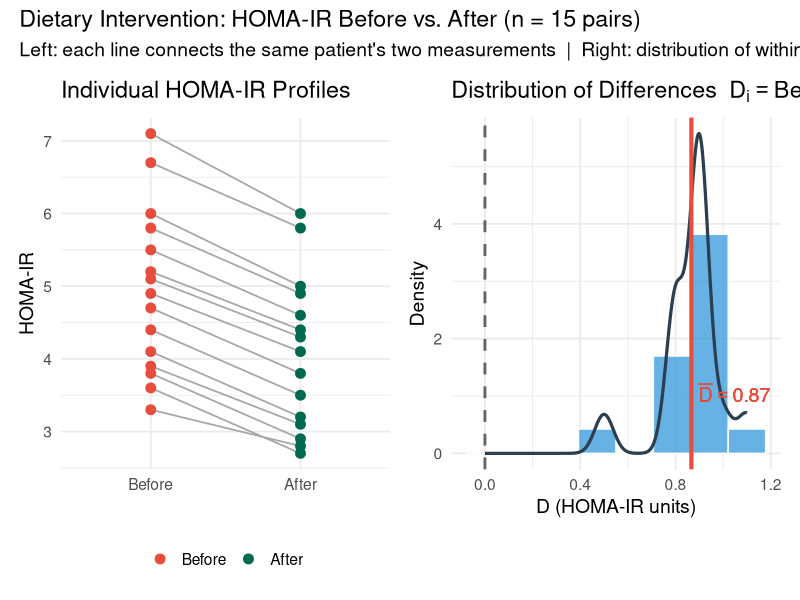
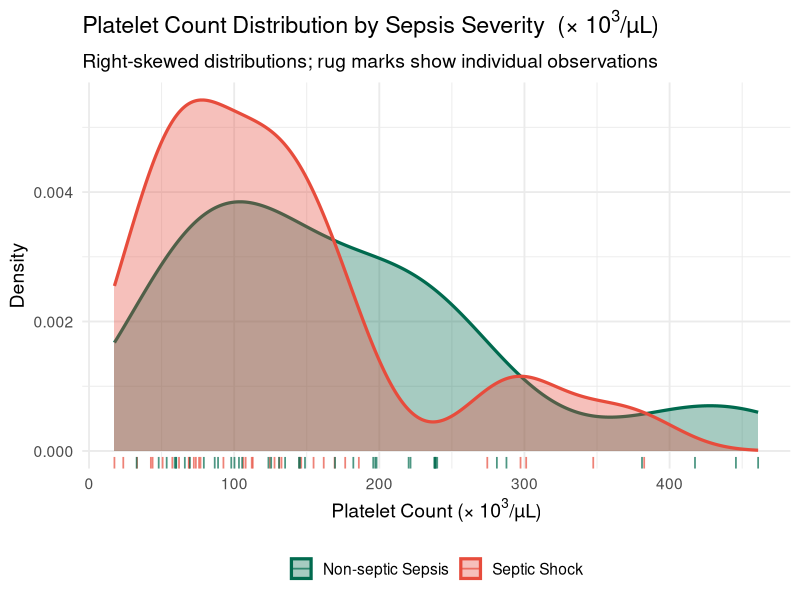
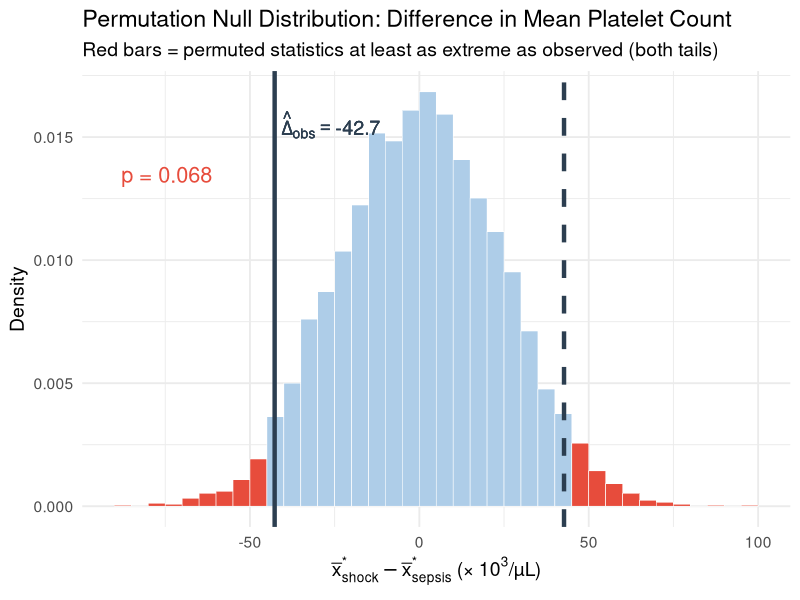

Here is the R script that generated these plots, in order:
## ---- chunk 1
#| label: "setup"
#| include: false
knitr::opts_chunk$set(echo = TRUE, warning = FALSE, message = FALSE)
library(tidyverse)
library(broom)
library(patchwork)
set.seed(551)
theme_set(theme_minimal(base_size = 14))
## ---- chunk 2
n1 <- 22; xbar1 <- 412.8; s1 <- 68.4  # COPD
n2 <- 25; xbar2 <- 356.2; s2 <- 41.7  # Controls

# Welch-Satterthwaite
v1 <- s1^2 / n1
v2 <- s2^2 / n2

nu_hat <- (v1 + v2)^2 / (v1^2 / (n1 - 1) + v2^2 / (n2 - 1))
cat(sprintf("v1 = s1^2/n1 = %.4f\n", v1))
cat(sprintf("v2 = s2^2/n2 = %.4f\n", v2))
cat(sprintf("Numerator:   (v1 + v2)^2 = %.4f\n", (v1 + v2)^2))
cat(sprintf("Denominator: %.4f\n", v1^2/(n1-1) + v2^2/(n2-1)))
cat(sprintf("nu_hat = %.2f  -->  round down to %d\n", nu_hat, floor(nu_hat)))
## ---- chunk 3
SE_diff <- sqrt(s1^2/n1 + s2^2/n2)
t_obs   <- (xbar1 - xbar2) / SE_diff
p_one   <- pt(t_obs, df = nu_hat, lower.tail = FALSE)

cat(sprintf("SE(xbar1 - xbar2) = %.4f\n", SE_diff))
cat(sprintf("t_obs = %.4f\n", t_obs))
cat(sprintf("df    = %.2f\n", nu_hat))
cat(sprintf("p-value (one-sided, upper) = %.5f\n", p_one))
## ---- chunk 4
t_crit <- qt(0.975, df = nu_hat)
ci_lo  <- (xbar1 - xbar2) - t_crit * SE_diff
ci_hi  <- (xbar1 - xbar2) + t_crit * SE_diff

cat(sprintf("t_crit (df = %.1f) = %.4f\n", nu_hat, t_crit))
cat(sprintf("95%% CI: (%.2f, %.2f) mg/dL\n", ci_lo, ci_hi))
## ---- chunk 5
F_obs  <- s1^2 / s2^2
df1    <- n1 - 1
df2    <- n2 - 1

# Two-sided p-value: 2 * min(lower, upper) tail
p_F <- 2 * min(pf(F_obs, df1, df2), pf(F_obs, df1, df2, lower.tail = FALSE))

cat(sprintf("F = s1^2/s2^2 = %.4f^2 / %.4f^2 = %.4f\n", s1, s2, F_obs))
cat(sprintf("df1 = %d, df2 = %d\n", df1, df2))
cat(sprintf("Two-sided p-value = %.5f\n", p_F))
## ---- chunk 6
Sp2 <- ((n1-1)*s1^2 + (n2-1)*s2^2) / (n1 + n2 - 2)
Sp  <- sqrt(Sp2)
SE_pool <- Sp * sqrt(1/n1 + 1/n2)
t_pool  <- (xbar1 - xbar2) / SE_pool
df_pool <- n1 + n2 - 2
p_pool  <- pt(t_pool, df = df_pool, lower.tail = FALSE)
t_crit_pool <- qt(0.975, df = df_pool)
ci_pool <- c((xbar1 - xbar2) - t_crit_pool * SE_pool,
             (xbar1 - xbar2) + t_crit_pool * SE_pool)

cat(sprintf("Sp^2 = %.2f  -->  Sp = %.2f\n", Sp2, Sp))
cat(sprintf("SE_pool = %.4f\n", SE_pool))
cat(sprintf("t_pool = %.4f, df = %d\n", t_pool, df_pool))
cat(sprintf("p-value (one-sided) = %.5f\n", p_pool))
cat(sprintf("95%% Pooled CI: (%.2f, %.2f)\n", ci_pool[1], ci_pool[2]))
## ---- chunk 7
nA <- 105; xA <- 89   # Regimen A
nB <- 105; xB <- 76   # Regimen B

phatA <- xA / nA
phatB <- xB / nB
diff_hat <- phatA - phatB

cat(sprintf("phat_A = %d/%d = %.4f\n", xA, nA, phatA))
cat(sprintf("phat_B = %d/%d = %.4f\n", xB, nB, phatB))
cat(sprintf("phat_A - phat_B = %.4f\n", diff_hat))
## ---- chunk 8
cond <- tibble(
  Regimen = c("A", "A", "B", "B"),
  Condition = c("n*phat", "n*(1-phat)", "n*phat", "n*(1-phat)"),
  Value = c(nA*phatA, nA*(1-phatA), nB*phatB, nB*(1-phatB))
)
cond
## ---- chunk 9
SE_unpooled <- sqrt(phatA*(1-phatA)/nA + phatB*(1-phatB)/nB)
z_crit      <- qnorm(0.975)
ci_lo_p     <- diff_hat - z_crit * SE_unpooled
ci_hi_p     <- diff_hat + z_crit * SE_unpooled

cat(sprintf("SE (unpooled) = %.5f\n", SE_unpooled))
cat(sprintf("95%% CI: (%.4f, %.4f)\n", ci_lo_p, ci_hi_p))
cat(sprintf("95%% CI: (%.1f%%, %.1f%%)\n", 100*ci_lo_p, 100*ci_hi_p))
## ---- chunk 10
phat_pool <- (xA + xB) / (nA + nB)
SE_pool_p <- sqrt(phat_pool*(1-phat_pool)*(1/nA + 1/nB))
Z_obs     <- diff_hat / SE_pool_p
p_two     <- 2 * pnorm(abs(Z_obs), lower.tail = FALSE)

cat(sprintf("phat_pool = (%d+%d)/(%d+%d) = %.4f\n", xA, xB, nA, nB, phat_pool))
cat(sprintf("SE (pooled) = %.5f\n", SE_pool_p))
cat(sprintf("Z = %.4f\n", Z_obs))
cat(sprintf("p-value (two-sided) = %.5f\n", p_two))

# Verify
prop.test(c(xA, xB), c(nA, nB), correct = FALSE) |> tidy()
## ---- chunk 11
RR_hat  <- phatA / phatB
log_RR  <- log(RR_hat)

# Var(log(phat_A/phat_B)) = Var(log phat_A) + Var(log phat_B)
# By delta method: Var(log phat) = (1-p)/(n*p)
var_log_A <- (1 - phatA) / (nA * phatA)
var_log_B <- (1 - phatB) / (nB * phatB)
se_log_RR <- sqrt(var_log_A + var_log_B)

ci_log  <- log_RR + c(-1,1) * z_crit * se_log_RR
ci_RR   <- exp(ci_log)

cat(sprintf("RR = phat_A / phat_B = %.4f / %.4f = %.4f\n",
            phatA, phatB, RR_hat))
cat(sprintf("log(RR) = %.4f,  SE(log RR) = %.5f\n", log_RR, se_log_RR))
cat(sprintf("95%% CI for log(RR): (%.4f, %.4f)\n", ci_log[1], ci_log[2]))
cat(sprintf("95%% CI for RR:      (%.4f, %.4f)\n", ci_RR[1],  ci_RR[2]))
## ---- chunk 12
before <- c(3.8, 5.2, 4.1, 6.7, 3.3, 4.9, 5.8, 7.1, 3.6, 4.4,
            6.0, 5.5, 4.7, 3.9, 5.1)
after  <- c(2.9, 4.4, 3.2, 5.8, 2.8, 4.1, 4.9, 6.0, 2.7, 3.5,
            5.0, 4.6, 3.8, 3.1, 4.3)
d      <- before - after
n_pair <- length(d)
## ---- chunk 13
Dbar  <- mean(d)
SD_d  <- sd(d)
r_cor <- cor(before, after)

cat(sprintf("n (pairs)     = %d\n",   n_pair))
cat(sprintf("D_bar         = %.4f\n", Dbar))
cat(sprintf("S_D           = %.4f\n", SD_d))
cat(sprintf("cor(before, after) = %.4f\n", r_cor))
## ---- chunk 14
t_pair <- Dbar / (SD_d / sqrt(n_pair))
p_pair <- pt(t_pair, df = n_pair - 1, lower.tail = FALSE)
t_crit_pair <- qt(0.975, df = n_pair - 1)

cat(sprintf("T = %.4f\n", t_pair))
cat(sprintf("df = %d\n", n_pair - 1))
cat(sprintf("p-value (one-sided) = %.6f\n", p_pair))

# Confirm with t.test
t.test(before, after, paired = TRUE, alternative = "greater") |> tidy()
## ---- chunk 15
ci_pair_lo <- Dbar - t_crit_pair * SD_d / sqrt(n_pair)
ci_pair_hi <- Dbar + t_crit_pair * SD_d / sqrt(n_pair)

cat(sprintf("95%% CI for mu_D: (%.4f, %.4f)\n", ci_pair_lo, ci_pair_hi))
## ---- chunk 16
welch_wrong <- t.test(before, after, paired = FALSE, 
                       alternative = "greater") |> tidy()
welch_paired <- t.test(before, after, paired = TRUE) |> tidy()

cat("=== Incorrect: Welch two-sample ===\n")
cat(sprintf("SE      = %.4f\n", welch_wrong$std.error))
cat(sprintf("p-value = %.6f (one-sided approx)\n", welch_wrong$p.value))
cat(sprintf("95%% CI  = (%.4f, %.4f)\n", welch_wrong$conf.low, welch_wrong$conf.high))

cat("\n=== Correct: Paired t-test ===\n")
cat(sprintf("SE      = %.4f\n", welch_paired$std.error))
cat(sprintf("p-value = %.6f (two-sided)\n", welch_paired$p.value))
cat(sprintf("95%% CI  = (%.4f, %.4f)\n", welch_paired$conf.low, welch_paired$conf.high))
## ---- chunk 17
s1_obs <- sd(before)
s2_obs <- sd(after)

var_d_formula <- s1_obs^2 + s2_obs^2 - 2 * r_cor * s1_obs * s2_obs
var_d_direct  <- SD_d^2

cat(sprintf("s_before = %.4f,  s_after = %.4f,  r = %.4f\n",
            s1_obs, s2_obs, r_cor))
cat(sprintf("Var(D) via formula = %.4f\n", var_d_formula))
cat(sprintf("Var(D) direct      = %.4f  (should match)\n", var_d_direct))
cat(sprintf("Var(D) if rho = 0  = %.4f  (what unpaired assumes)\n",
            s1_obs^2 + s2_obs^2))
## ---- chunk 18
#| fig-height: 6
#| fig-width: 13
#| code-fold: true

pair_df <- tibble(
  Patient = factor(seq_len(n_pair)),
  Before  = before,
  After   = after,
  D       = d
)

p1 <- pair_df |>
  pivot_longer(c(Before, After), names_to = "Time", values_to = "HOMA_IR") |>
  mutate(Time = factor(Time, levels = c("Before", "After"))) |>
  ggplot(aes(x = Time, y = HOMA_IR, group = Patient)) +
  geom_line(color = "grey65", linewidth = 0.6) +
  geom_point(aes(color = Time), size = 3) +
  scale_color_manual(values = c("Before" = "#e74c3c", "After" = "#006a4e")) +
  labs(
    title  = "Individual HOMA-IR Profiles",
    x      = NULL,
    y      = "HOMA-IR",
    color  = NULL
  ) +
  theme(legend.position = "bottom")

p2 <- pair_df |>
  ggplot(aes(x = D)) +
  geom_histogram(aes(y = after_stat(density)), bins = 8,
                 fill = "#3498db", color = "white", alpha = 0.75) +
  geom_density(color = "#2c3e50", linewidth = 1.1) +
  geom_vline(xintercept = 0,    linetype = "dashed",
             color = "grey40",  linewidth = 1.0) +
  geom_vline(xintercept = Dbar, color = "#e74c3c", linewidth = 1.4) +
  annotate("text", x = Dbar + 0.03, y = 1.05,
           label = bquote(bar(D) == .(round(Dbar, 2))),
           color = "#e74c3c", size = 5, hjust = 0) +
  labs(
    title = expression("Distribution of Differences  " * D[i] == "Before" - "After"),
    x     = "D (HOMA-IR units)",
    y     = "Density"
  )

p1 + p2 +
  plot_annotation(
    title    = "Dietary Intervention: HOMA-IR Before vs. After (n = 15 pairs)",
    subtitle = "Left: each line connects the same patient's two measurements  |  Right: distribution of within-patient differences"
  )
## ---- chunk 19
set.seed(551)
platelets_shock  <- round(rgamma(35, shape = 2.0, rate = 0.016), 1)
platelets_sepsis <- round(rgamma(40, shape = 3.5, rate = 0.022), 1)
## ---- chunk 20
tibble(
  Group = c(rep("Septic Shock", 35), rep("Non-septic Sepsis", 40)),
  Platelets = c(platelets_shock, platelets_sepsis)
) |>
  group_by(Group) |>
  summarise(
    n      = n(),
    Mean   = round(mean(Platelets), 1),
    Median = round(median(Platelets), 1),
    SD     = round(sd(Platelets), 1),
    .groups = "drop"
  )
## ---- chunk 21
#| fig-height: 5.5
#| fig-width: 11
#| code-fold: true

tibble(
  Group     = c(rep("Septic Shock", 35), rep("Non-septic Sepsis", 40)),
  Platelets = c(platelets_shock, platelets_sepsis)
) |>
  ggplot(aes(x = Platelets, fill = Group)) +
  geom_density(aes(color = Group), linewidth = 1.1, alpha = 0.35) +
  geom_rug(aes(color = Group), linewidth = 0.6, alpha = 0.7) +
  scale_fill_manual(values  = c("Septic Shock" = "#e74c3c", "Non-septic Sepsis" = "#006a4e")) +
  scale_color_manual(values = c("Septic Shock" = "#e74c3c", "Non-septic Sepsis" = "#006a4e")) +
  labs(
    title    = expression("Platelet Count Distribution by Sepsis Severity  (× 10"^3 * "/µL)"),
    subtitle = "Right-skewed distributions; rug marks show individual observations",
    x        = expression("Platelet Count (× 10"^3 * "/µL)"),
    y        = "Density",
    fill     = NULL, color = NULL
  ) +
  theme(legend.position = "bottom")
## ---- chunk 22
set.seed(551)
B        <- 5000
n1_plt   <- length(platelets_shock)
n2_plt   <- length(platelets_sepsis)
obs_diff <- mean(platelets_shock) - mean(platelets_sepsis)

boot_means <- replicate(B, {
  mean(sample(platelets_shock,  n1_plt, replace = TRUE)) -
  mean(sample(platelets_sepsis, n2_plt, replace = TRUE))
})

ci_pct   <- quantile(boot_means, c(0.025, 0.975))
ci_basic <- 2 * obs_diff - quantile(boot_means, c(0.975, 0.025))
boot_se  <- sd(boot_means)

cat(sprintf("Observed difference (Shock - Sepsis): %.2f\n", obs_diff))
cat(sprintf("Bootstrap SE:                         %.4f\n", boot_se))
cat(sprintf("Bootstrap Percentile 95%% CI: (%.2f, %.2f)\n", ci_pct[1],   ci_pct[2]))
cat(sprintf("Bootstrap Basic      95%% CI: (%.2f, %.2f)\n", ci_basic[1], ci_basic[2]))
## ---- chunk 23
set.seed(551)
obs_med_diff <- median(platelets_shock) - median(platelets_sepsis)

boot_meds <- replicate(B, {
  median(sample(platelets_shock,  n1_plt, replace = TRUE)) -
  median(sample(platelets_sepsis, n2_plt, replace = TRUE))
})

ci_med_pct <- quantile(boot_meds, c(0.025, 0.975))

cat(sprintf("Observed median difference (Shock - Sepsis): %.2f\n", obs_med_diff))
cat(sprintf("Bootstrap Percentile 95%% CI (medians): (%.2f, %.2f)\n",
            ci_med_pct[1], ci_med_pct[2]))
## ---- chunk 24
welch_plt <- t.test(platelets_shock, platelets_sepsis) |> tidy()
cat(sprintf("Welch t-test:  diff = %.2f,  95%% CI = (%.2f, %.2f),  p = %.4f\n",
            welch_plt$estimate, welch_plt$conf.low, welch_plt$conf.high,
            welch_plt$p.value))

cat(sprintf("Bootstrap SE CI: diff = %.2f,  boot SE = %.4f\n", obs_diff, boot_se))
cat(sprintf("Bootstrap Percentile 95%% CI: (%.2f, %.2f)\n", ci_pct[1], ci_pct[2]))
## ---- chunk 25
set.seed(551)
all_obs <- c(platelets_shock, platelets_sepsis)
T_obs   <- mean(platelets_shock) - mean(platelets_sepsis)

perm_stats <- replicate(B, {
  perm <- sample(all_obs)
  mean(perm[1:n1_plt]) - mean(perm[(n1_plt+1):(n1_plt+n2_plt)])
})

p_perm <- mean(abs(perm_stats) >= abs(T_obs))

cat(sprintf("Observed test statistic: %.4f\n", T_obs))
cat(sprintf("Permutation p-value (two-sided): %.4f\n", p_perm))
cat(sprintf("Welch t-test p-value:            %.4f\n", welch_plt$p.value))
## ---- chunk 26
#| fig-height: 5.5
#| fig-width: 12
#| code-fold: true

# Pre-compute histogram bins so density heights are consistent across fill groups. This part is not necessary for the solution because it's tricky to get right. As long as vertical are there that's good enough.


h <- hist(perm_stats, breaks = 60, plot = FALSE)

bin_df <- tibble(
  xmin    = h$breaks[-length(h$breaks)],
  xmax    = h$breaks[-1],
  density = h$density,
  xmid    = h$mids,
  in_tail = abs(xmid) >= abs(T_obs)
)

p_val_label <- sprintf("p = %.3f", p_perm)

ggplot(bin_df) +
  geom_rect(aes(xmin = xmin, xmax = xmax,
                ymin = 0,    ymax = density,
                fill = in_tail),
            color = "white", linewidth = 0.2) +
  scale_fill_manual(values = c("FALSE" = "#aecde8", "TRUE" = "#e74c3c"),
                    guide = "none") +
  geom_vline(xintercept =  T_obs, color = "#2c3e50", linewidth = 1.5) +
  geom_vline(xintercept = -T_obs, color = "#2c3e50", linewidth = 1.5,
             linetype = "dashed") +
  annotate("text", x = T_obs + 2, y = max(h$density) * 0.92,
           label = bquote(hat(Delta)[obs] == .(round(T_obs, 1))),
           color = "#2c3e50", size = 5, hjust = 0) +
  annotate("text", x = min(h$breaks) + 2, y = max(h$density) * 0.80,
           label = p_val_label, color = "#e74c3c",
           size = 5.5, hjust = 0) +
  labs(
    title    = "Permutation Null Distribution: Difference in Mean Platelet Count",
    subtitle = "Red bars = permuted statistics at least as extreme as observed (both tails)",
    x        = expression(bar(x)[shock]^"*" - bar(x)[sepsis]^"*" ~
                          "(× 10"^3 * "/µL)"),
    y        = "Density"
  )
